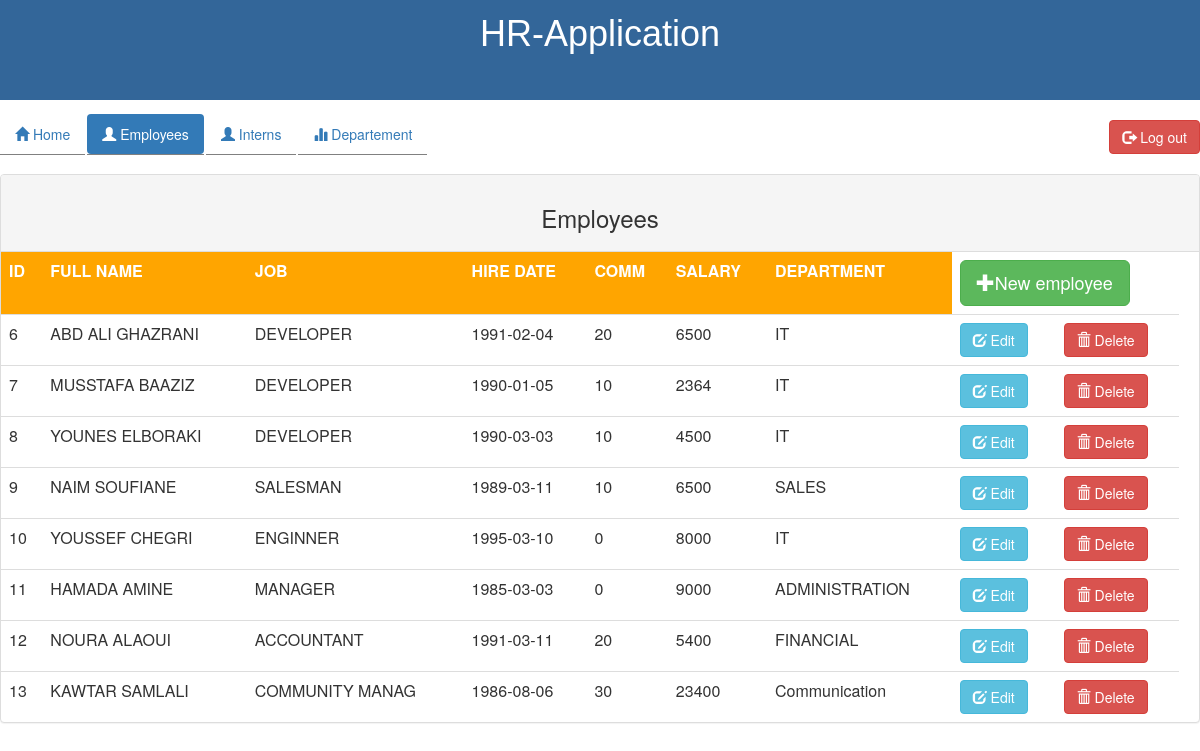
Page /employee.php (signed in) on the committed database.
### tables this page shows
CREATE TABLE IF NOT EXISTS `emp` (
  `empno` int(11) NOT NULL AUTO_INCREMENT,
  `ename` text NOT NULL,
  `job` text NOT NULL,
  `hiredate` date NOT NULL,
  `comm` int(11) DEFAULT NULL,
  `sal` float NOT NULL,
  `deptno` int(11) NOT NULL,
  PRIMARY KEY (`empno`)
);

CREATE TABLE IF NOT EXISTS `dept` (
  `deptno` int(11) NOT NULL AUTO_INCREMENT,
  `deptname` varchar(30) NOT NULL,
  PRIMARY KEY (`deptno`)
);

### employee.php (the view, shortened to what this page needs)
<?php
require_once("conn.php");
$sql="SELECT e.empno, e.ename, e.job, e.hiredate, e.comm, e.sal, d.deptname FROM emp AS e, dept AS d WHERE e.deptno = d.deptno";
$stmt=$conn->prepare($sql);
$stmt->execute();
?>
<html>
<head>
  <link rel="stylesheet" type="text/css" href="css/bootstrap.min.css"/>
  <link rel="stylesheet" type="text/css" href="css/custom.css"/>
</head>
<body>
  <div id="header">
    <div class="wrapper">
      <h1>HR-Application</h1>
    </div>
  </div>
  <div id="content">
    <div class="wrapper">
      <ul class="nav nav-pills">
        <li role="presentation"><a href="dashbord.php"><span class="glyphicon glyphicon-home"></span> Home</a></li>
        <li role="presentation" class="active"><a href="employee.php"><span class="glyphicon glyphicon-user"></span> Employees</a></li>
        <li role="presentation"><a href="interns.php"><span class="glyphicon glyphicon-user"></span> Interns</a></li>
        <li role="presentation"><a href="dept.php"><span class="glyphicon glyphicon-stats"></span> Departement</a></li>
        <a href="dcon.php"><button type="button" class="btn btn-danger" id="decon"><span class="glyphicon glyphicon-log-out"></span> Log out</button></a>
      </ul>
      <div class="panel panel-default">
        <div class="panel-heading"><h3 align="center">Employees</h3></div>
        <table class="table">
        <tr>
          <th>ID</th><th>FULL NAME</th> <th>JOB</th> <th>HIRE DATE</th>
          <th>COMM</th><th>SALARY</th><th>DEPARTMENT</th>
          <td colspan="2"><a href="addemp.php"><button type="button" class="btn btn-success btn-lg"><span class="glyphicon glyphicon-plus"></span>New employee</button></a></td>
          <td></td>
        </tr>
        <?php
        while($result=$stmt->fetch(PDO::FETCH_ASSOC)){
       ?>
       <tr>
         <td><?php echo($result['empno'])?></td>
         <td><?php echo($result['ename'])?></td>
         <td><?php echo($result['job'])?></td>
         <td><?php echo($result['hiredate'])?></td>
         <td><?php echo($result['comm'])?></td>
         <td><?php echo($result['sal'])?></td>
         <td><?php echo($result['deptname'])?></td>
         <td><a href="editemp.php?id=<?php echo($result['empno'])?>"><button type="button" class="btn btn-info"><span class="glyphicon glyphicon-edit"></span> Edit</button></a></td>
         <td><a href="delemp.php?id=<?php echo($result['empno'])?>"><button type="button" class="btn btn-danger"><span class="glyphicon glyphicon-trash"></span> Delete</button></a></td>
       </tr>
       <?php
       }
       ?>
        </table>
      </div>
    </div>
  </div>
</body>
</html>

### css/custom.css (style rules this page uses)
* { padding:0px; margin:0px; }
.wrapper { margin:0px auto; width:1200px; }
#header { width:100%; height:100px; background-color:#336699; }
div h1 { color:white; font-family:arial; padding-top:14px; margin-top:0px; text-align:center; }
#decon { float:right; margin-top:20px; }

### employee.php (style rules this page uses)
ul li { top:14px; border-bottom:1px solid gray; }
div.panel { margin-top:20px; }
th { color:white; background-color:orange; }

### rows in the picture
emp: empno "6", ename "ABD ALI GHAZRANI", job "DEVELOPER", hiredate "1991-02-04", comm "20", sal "6500", dept.deptname "IT"
emp: empno "7", ename "MUSSTAFA BAAZIZ", job "DEVELOPER", hiredate "1990-01-05", comm "10", sal "2364", dept.deptname "IT"
emp: empno "8", ename "YOUNES ELBORAKI", job "DEVELOPER", hiredate "1990-03-03", comm "10", sal "4500", dept.deptname "IT"
emp: empno "9", ename "NAIM SOUFIANE", job "SALESMAN", hiredate "1989-03-11", comm "10", sal "6500", dept.deptname "SALES"
emp: empno "10", ename "YOUSSEF CHEGRI", job "ENGINNER", hiredate "1995-03-10", comm "0", sal "8000", dept.deptname "IT"
emp: empno "11", ename "HAMADA AMINE", job "MANAGER", hiredate "1985-03-03", comm "0", sal "9000", dept.deptname "ADMINISTRATION"
emp: empno "12", ename "NOURA ALAOUI", job "ACCOUNTANT", hiredate "1991-03-11", comm "20", sal "5400", dept.deptname "FINANCIAL"
emp: empno "13", ename "KAWTAR SAMLALI", job "COMMUNITY MANAG", hiredate "1986-08-06", comm "30", sal "23400", dept.deptname "Communication"
